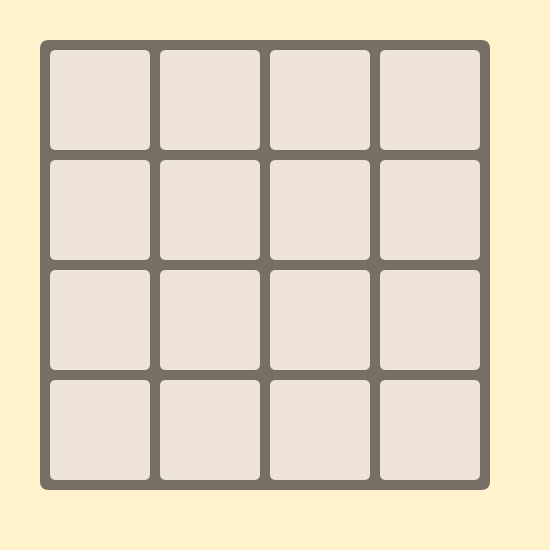
Frame 1 (no input)
Frame 60 (the mouse pressed at the canvas centre just before this capture): identical to frame 1, image omitted
Frame 120 (the mouse held since frame 60 and released just before this capture): identical to frame 1, image omitted

The Processing sketch that drew this single still picture (run headless with seeded random() and noise(); from frame 60 on, the mouse is pressed at the canvas centre):

// Processing sketch: week09_4_processing_2048_again
// ── week09_4_processing_2048_again.pde
//week09_4_processing_2048_again
//自己寫 2048 配上聲音，從簡單到完整
void setup(){
  size(550,550);
}
void draw(){
  background(255, 242, 204); //淡淡的背景色
  noStroke(); //不要黑線
  fill(119, 110, 101);
  rect(40, 40, 450, 450, 9);//大格子
  for(int i=0; i<4; i++){ //用迴圈，畫4*4格子
    for(int j=0; j<4; j++){
      int x = 50 + j * (100+10);
      int y = 50 + i * (100+10); //加點位移、間隔
      fill(238,228,218);
      rect(x, y, 100, 100, 6);
    }
  }
}
